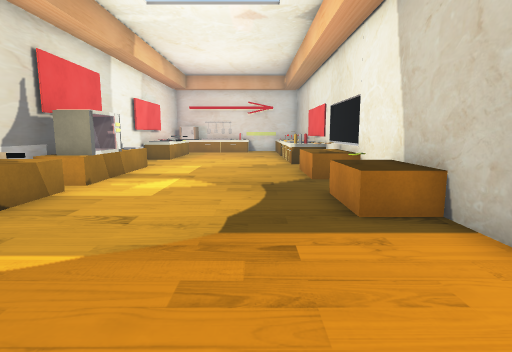
[1] (above)

15 first-person views from a walk through a Unity game level. The camera is 1.4 m above the floor, tilts 8° down and sees 80° across. The floor is counted in squares, 1 m on a side. Each view is taken from the middle of a square. On the plan, view 1 faces up. The plan holds only what a view shows up to about 14 squares ahead; the rest is blank. The place goes on beyond the plan. The player is left out. Some surface patterns are stand-ins.

[2]
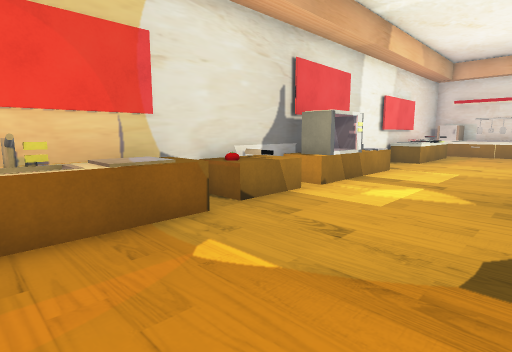

[3]
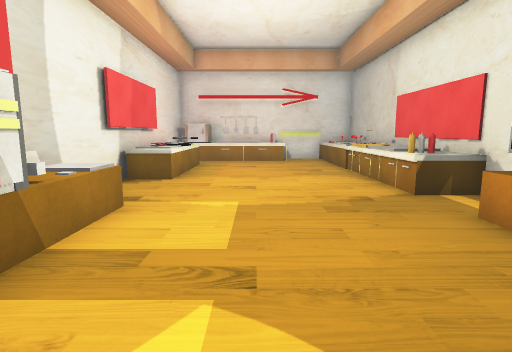

[4]
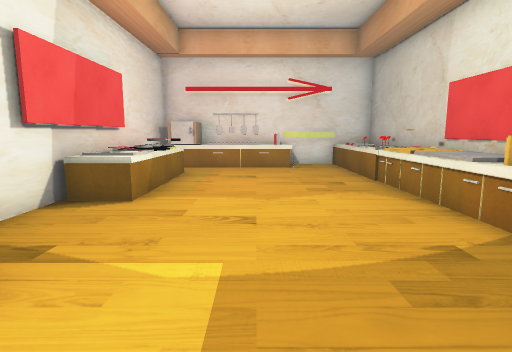

[5]
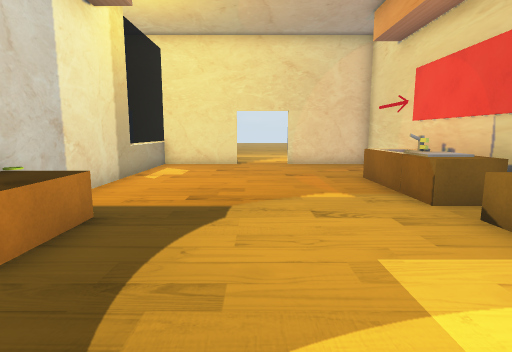

[6]
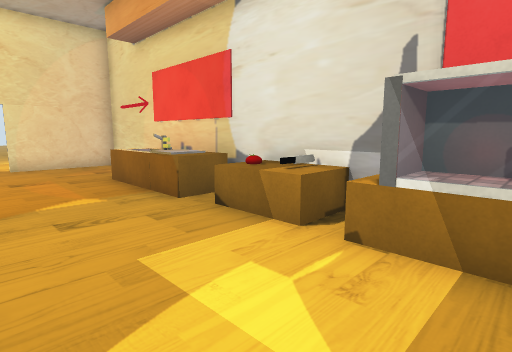

[7]
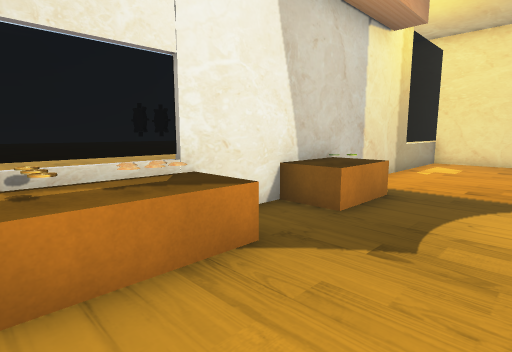

[8]
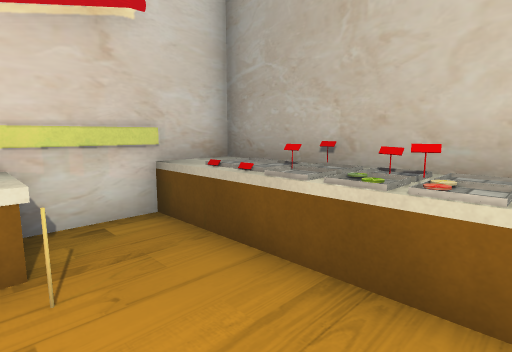

[9]
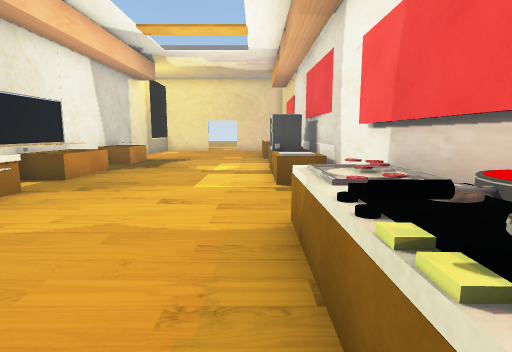

[10]
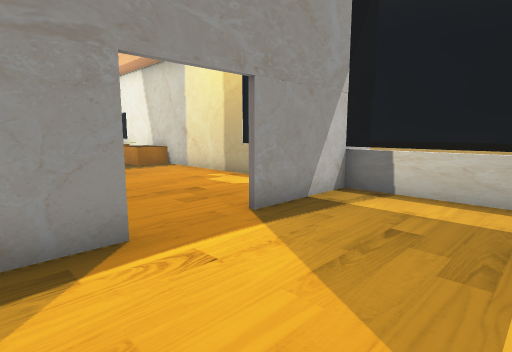

[11]
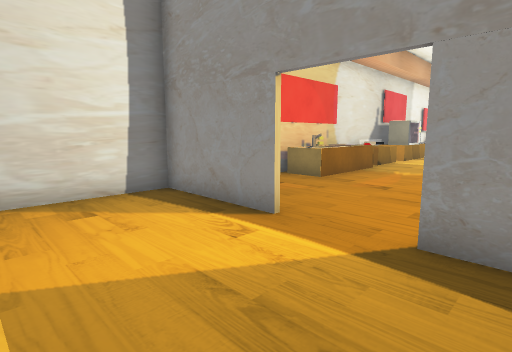

[12]
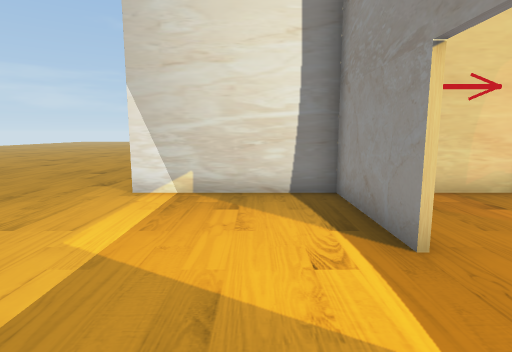

[13]
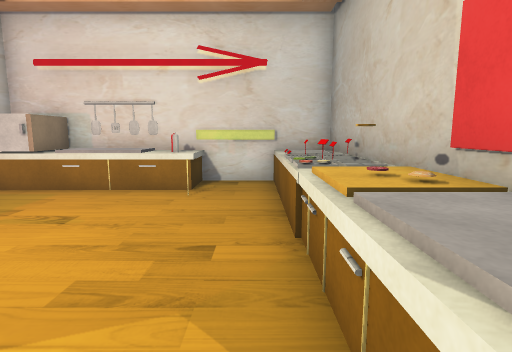

[14]
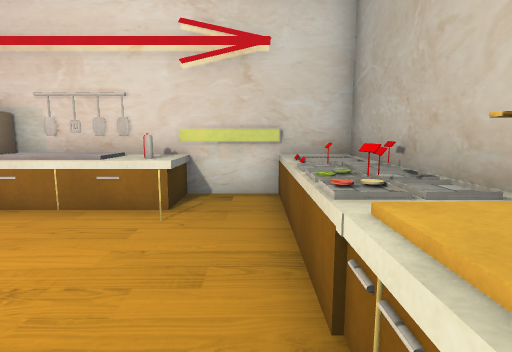

[15]
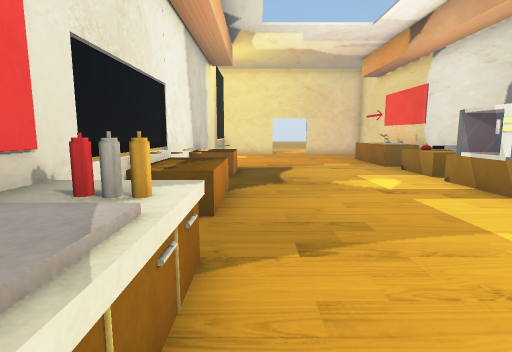

### Floor plan
Key: @ floor where view 1 was taken; # wall or solid block; . floor; = window, fence, low wall or low ledge; ^ raised ledge; O other object.
Columns run from 6 left of view 1 to 16 right of it. Each row starts with its distance up from view 1.
 24 ##OOO#####
 23 #OO^^^..O#
 22 #....O..O#
 21 #^......OO
 20 #O......OO
 19 #OO.....O#
 18 #O......O#
 17 #O......^#
 16 #^......^#
 15 #.......^#
 14 #.......^#
 13 #^.......=
 12 #^......##
 11 #O......OO
 10 #O......^^           ..
  9 #O......^#          ...
  8 #=.......#    O     ..
  7 OO......O#    OO
  6 OO......OO
  5 #O......O#
  4 #O.......#
  3 #O.......#
  2 #O.......#
  1 #O.......#
  0 #=....@..#
 -1 #........=
 -2 #........=
 -3 #........=
 -4 ####..#####
 -5 #........=
 -6 #........=
 -7 #........=
 -8 #........

Positions as (right, up) in squares from view 1, and headings:
1: (0, 0), facing up
2: (0, 1), facing up-left
3: (-2, 7), facing up
4: (-2, 10), facing up
5: (-1, 10), facing down
6: (-1, 10), facing down-left
7: (-1, 12), facing down-right
8: (-1, 19), facing up-right
9: (-4, 21), facing down
10: (-4, -8), facing up-right
11: (1, -8), facing up-left
12: (1, -6), facing left
13: (1, 15), facing up
14: (1, 17), facing up
15: (1, 17), facing down
